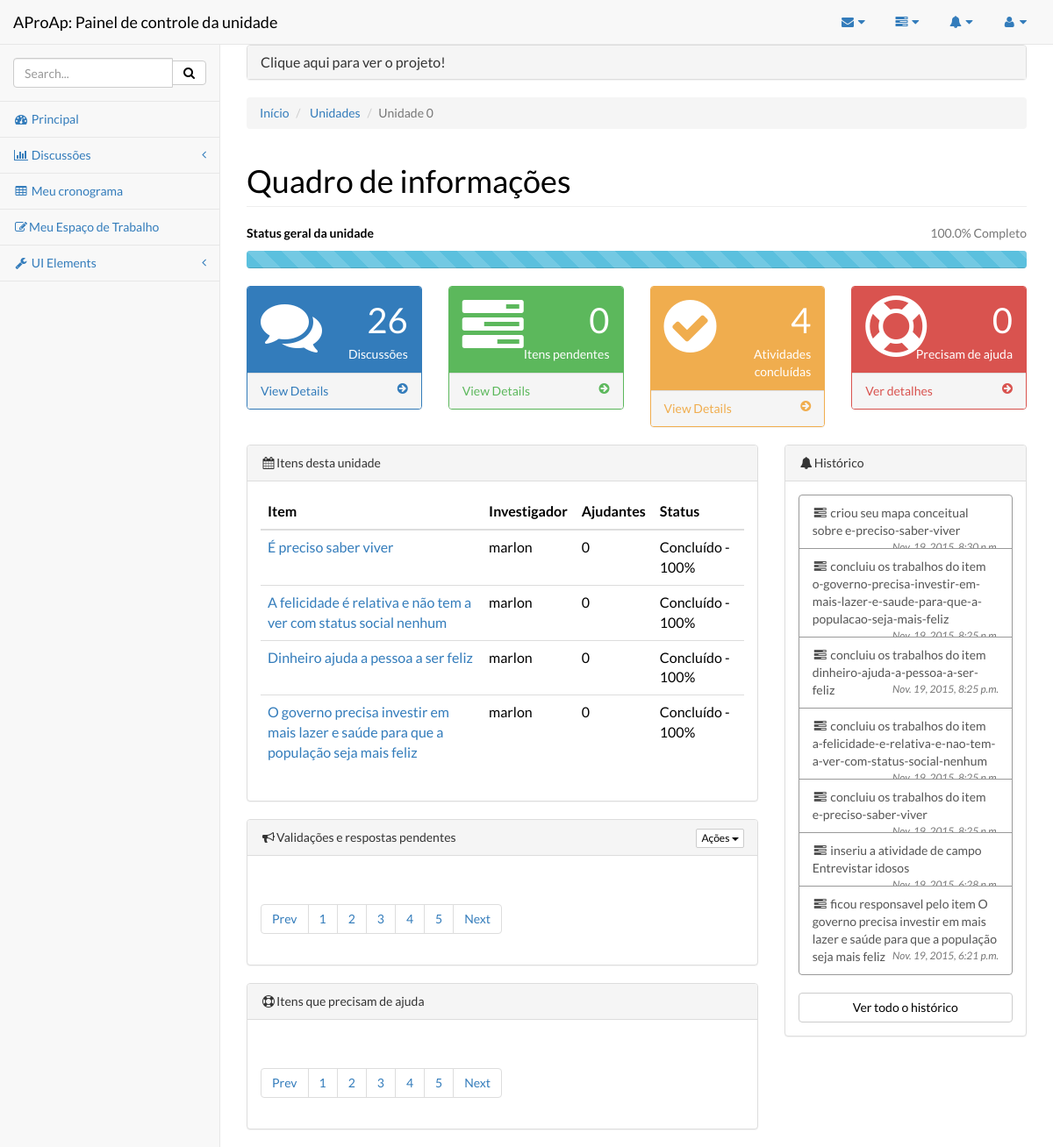
Screenshot of /projeto/turma-unesc-iii-periodo-si/unidade/0/detalhes/ (signed in) with the database file from the repository.
### aproap/models.py (models this page shows, shortened)
class unidadeInvestigacao(models.Model):
    nomeDoBloco = models.IntegerField()
    qualProjeto = models.ForeignKey(Projeto)
    conhecimentoPrevio = models.CharField(max_length=200)
    slugConhecimento = models.SlugField()
    investigador = models.CharField(max_length=100, blank=True)
    prazo = models.DateField(blank=True, null=True)
    prazoFinal = models.DateField(blank=True, null=True)
    precisaAjuda = models.IntegerField(default=0)
    status = models.IntegerField(default=0)

class historicoAluno(models.Model):
    aluno = models.CharField(max_length=100)
    tarefa = models.CharField(max_length=200)
    data = models.DateTimeField()
    qualEspaco = models.ForeignKey(espacoProjeto)
    link = models.CharField(max_length=200)
    tipoConteudo = models.CharField(max_length=100)

### aproap/views.py (the view)
# urls.py: url(r'^projeto/(?P<slug>[\w-]+)/unidade/(?P<unidade>[0-9]+)/detalhes/$', 'aproap.views.detalhesUnidade',
@login_required
def detalhesUnidade(request, slug, unidade):
    pk = espacoProjeto.objects.get(slugProjeto=slug).id
    qualEspaco = espacoProjeto.objects.get(slugProjeto=slug)
    idProjeto = Projeto.objects.get(espaco=pk)
    mensagens = mensagemAssistente.objects.filter(usuario=request.user.username)
    qtdCompletados = unidadeInvestigacao.objects.filter(qualProjeto=idProjeto,
                                                        nomeDoBloco=unidade, status=100).count()
    ajuda = unidadeInvestigacao.objects.filter(qualProjeto=idProjeto,
                                               nomeDoBloco=unidade, precisaAjuda='1').exclude(status=100)
    qtdAjuda = ajuda.count()
    pendentes = unidadeInvestigacao.objects.filter(qualProjeto=idProjeto, nomeDoBloco=unidade, investigador='')
    qtdPendentes = pendentes.count()
    todos = unidadeInvestigacao.objects.filter(qualProjeto=idProjeto, nomeDoBloco=unidade).exclude(investigador='')
    semCronograma = unidadeInvestigacao.objects.filter(qualProjeto=idProjeto, nomeDoBloco=unidade,
                                                       investigador=request.user.username, prazo__isnull=True,
                                                       prazoFinal__isnull=True).count()
    desteUsuario = unidadeInvestigacao.objects.filter(qualProjeto=idProjeto, nomeDoBloco=unidade,
                                                      investigador=request.user.username)
    somaUnidade = unidadeInvestigacao.objects.filter(qualProjeto=idProjeto, nomeDoBloco=unidade).aggregate(
        total=Sum('status'))
    somaUnidadeValor = somaUnidade['total']
    qtdItens = unidadeInvestigacao.objects.filter(qualProjeto=idProjeto, nomeDoBloco=unidade).count()
    mediaDaUnidade = somaUnidadeValor / qtdItens
    historico = historicoAluno.objects.filter(qualEspaco=qualEspaco).order_by("-data")[:7]
    context = dict(pendentes=pendentes, espacoId=pk, unidade=unidade,
                   qtdPendentes=qtdPendentes, todos=todos, semCronograma=semCronograma, desteUsuario=desteUsuario,
                   mediaDaUnidade=mediaDaUnidade, slug=slug, qtdAjuda=qtdAjuda,
                   ajuda=ajuda, qtdCompletados=qtdCompletados, mensagens=mensagens, historico=historico)
    c = RequestContext(request, context)
    return render_to_response('detalhesUnidade.html', c)

### aproap/templates/detalhesUnidade.html (shortened to what this page needs)
{% load static %}
<html><head>
        <link href="{% static 'static/css/font-awesome.min.css' %}" rel="stylesheet">
        <link href="{% static 'static/css/jquery.qtip.min.css' %}" rel="stylesheet">
        <link href="{% static 'static/css/bootstrap.css' %}" rel="stylesheet">
        <link href="{% static 'static/css/metisMenu.css' %}" rel="stylesheet">
        <link href="{% static 'static/css/sb-admin-2.css' %}" rel="stylesheet">
        <link href="{% static 'static/css/litetooltip.min.css' %}" rel="stylesheet">
        <link href="{% static 'static/css/rateit.css' %}" rel="stylesheet">
    </head><body>
    <div id="wrapper">
      <nav class="navbar navbar-default navbar-static-top" role="navigation"
      style="margin-bottom: 0">
        <div class="navbar-header">
          <a class="navbar-brand" href="/">AProAp: Painel de controle da unidade</a>
        </div>
        <ul class="nav navbar-top-links navbar-right">
          <li class="dropdown">
            <a class="dropdown-toggle" data-toggle="dropdown" href="#">
                        <i class="fa fa-envelope fa-fw"></i>  <i class="fa fa-caret-down"></i>
                    </a>
          </li>
          <li class="dropdown">
            <a class="dropdown-toggle" data-toggle="dropdown" href="#">
                        <i class="fa fa-tasks fa-fw"></i>  <i class="fa fa-caret-down"></i>
                    </a>
          </li>
          <li class="dropdown">
            <a class="dropdown-toggle" data-toggle="dropdown" href="#">
                        <i class="fa fa-bell fa-fw"></i>  <i class="fa fa-caret-down"></i>
                    </a>
          </li>
          <li class="dropdown">
            <a class="dropdown-toggle" data-toggle="dropdown" href="#">
                        <i class="fa fa-user fa-fw"></i>  <i class="fa fa-caret-down"></i>
                    </a>
          </li>
        </ul>
        <div class="navbar-default sidebar" role="navigation">
          <div class="sidebar-nav navbar-collapse">
            <ul class="nav" id="side-menu">
              <li class="sidebar-search">
                <div class="input-group custom-search-form">
                  <input type="text" class="form-control" placeholder="Search...">
                  <span class="input-group-btn">
                    <button class="btn btn-default" type="button">
                      <i class="fa fa-search"></i>
                    </button>
                  </span>
                </div>
              </li>
              <li>
                <a href="index.html"><i class="fa fa-dashboard fa-fw"></i> Principal</a>
              </li>
              <li>
                <a href="#"><i class="fa fa-bar-chart-o fa-fw"></i> Discussões<span class="fa arrow"></span></a>
              </li>
              <li>
                <a href="/cronograma/{{ user.username }}/{{ slug }}/{{ unidade }}/"><i class="fa fa-table fa-fw"></i> Meu cronograma</a>
              </li>
              <li>
                <a href="/areaDeTrabalho/{{ espacoId }}/{{ unidade }}/"><i class="fa fa-edit fa-fw"></i>Meu Espaço de Trabalho</a>
              </li>
              <li>
                <a href="#"><i class="fa fa-wrench fa-fw"></i> UI Elements<span class="fa arrow"></span></a>
              </li>
            </ul>
          </div>
        </div>
      </nav>
      <div id="page-wrapper">
        <div class="row">
          <div class="col-lg-12">
              {% if mediaDaUnidade == 100 %}
                  <div class="panel-group">
                     <div class="panel panel-default">
                         <div class="panel-heading">
                             <h4 class="panel-title">
                                 <a data-toggle="collapse" href="#collapse1" onclick="atualiza()">Clique aqui para ver o projeto!</a>
                             </h4>
                         </div>
                     </div>
                 </div>
              {% endif %}
            <ul class="breadcrumb">
              <li>
                <a href="/lobby/{{ slug }}/">Início</a>
              </li>
              <li>
                <a href="/projeto/{{ slug }}/unidades/">Unidades</a>
              </li>
                <li class="active">Unidade {{ unidade }}</li>
            </ul>
            <h1 class="page-header">Quadro de informações</h1>
              <div>
                   <p>
                       <strong>Status geral da unidade</strong>
                       <span class="pull-right text-muted">{{ mediaDaUnidade }}% Completo</span>
                   </p>
                   <div class="progress progress-striped active">
                       <div class="progress-bar progress-bar-info" role="progressbar"
                            aria-valuenow="{{ mediaDaUnidade }}" aria-valuemin="0" aria-valuemax="100" style="width: {{ mediaDaUnidade }}%">
                       </div>
                   </div>
              </div>
          </div>
        </div>
        <div class="row">
          <div class="col-lg-3 col-md-6">
            <div class="panel panel-primary">
              <div class="panel-heading">
                <div class="row">
                  <div class="col-xs-3">
                    <i class="fa fa-comments fa-5x"></i>
                  </div>
                  <div class="col-xs-9 text-right">
                    <div class="huge">26</div>
                    <div>Discussões</div>
                  </div>
                </div>
              </div>
              <a href="#">
                            <div class="panel-footer">
                                <span class="pull-left">View Details</span>
                                <span class="pull-right"><i class="fa fa-arrow-circle-right"></i></span>
                                <div class="clearfix"></div>
                            </div>
                        </a>
            </div>
          </div>
          <div class="col-lg-3 col-md-6">
            <div class="panel panel-green">
              <div class="panel-heading">
                <div class="row">
                  <div class="col-xs-3">
                    <i class="fa fa-tasks fa-5x"></i>
                  </div>
                  <div class="col-xs-9 text-right">
                    <div class="huge">{{ qtdPendentes }}</div>
                    <div>Itens pendentes</div>
                  </div>
                </div>
              </div>
              <a href="#itenspendentes">
                            <div class="panel-footer">
                                <span class="pull-left">View Details</span>
                                <span class="pull-right"><i class="fa fa-arrow-circle-right"></i></span>
                                <div class="clearfix"></div>
                            </div>
                        </a>
            </div>
          </div>
          <div class="col-lg-3 col-md-6">
            <div class="panel panel-yellow">
              <div class="panel-heading">
                <div class="row">
                  <div class="col-xs-3">
                    <i class="fa fa-check-circle fa-5x"></i>
                  </div>
                  <div class="col-xs-9 text-right">
                    <div class="huge">{{ qtdCompletados }}</div>
                    <div>Atividades concluídas</div>
                  </div>
                </div>
              </div>
              <a href="#">
                            <div class="panel-footer">
                                <span class="pull-left">View Details</span>
                                <span class="pull-right"><i class="fa fa-arrow-circle-right"></i></span>
                                <div class="clearfix"></div>
                            </div>
                        </a>
            </div>
          </div>
          <div class="col-lg-3 col-md-6">
            <div class="panel panel-red">
              <div class="panel-heading">
                <div class="row">
                  <div class="col-xs-3">
                    <i class="fa fa-support fa-5x"></i>
                  </div>
                  <div class="col-xs-9 text-right">
                    <div class="huge">{{ qtdAjuda }}</div>
                    <div>Precisam de ajuda</div>
                  </div>
                </div>
              </div>
              <a href="#precisamDeAjuda">
                            <div class="panel-footer">
                                <span class="pull-left">Ver detalhes</span>
                                <span class="pull-right"><i class="fa fa-arrow-circle-right"></i></span>
                                <div class="clearfix"></div>
                            </div>
                        </a>
            </div>
          </div>
        </div>
        <div class="row">
          <div class="col-lg-8">
            <div class="panel panel-default">
              <div class="panel-heading">
                <i class="fa -o fa-fw fa-calendar"></i>Itens desta unidade
              </div>
              <div class="panel-body">
                <table class="table">
                  <thead>
                    <tr>
                      <th>Item</th>
                      <th>Investigador</th>
                      <th>Ajudantes</th>
                      <th>Status</th>
                    </tr>
                  </thead>
                  <tbody>
                  {% for item in todos %}
                    <tr>
                      <td><a href="/projeto/{{ slug }}/unidade/{{ unidade }}/item/{{ item.slugConhecimento }}/">{{ item.conhecimentoPrevio }}</a></td>
                      <td>{{ item.investigador }}</td>
                      <td>0</td>
                      {% if item.status == 100 %}
                          <td>Concluído - {{ item.status }}%</td>
                      {% else %}
                          <td>Em andamento - {{ item.status }}%</td>
                      {% endif %}
                    </tr>
                  {% endfor %}
                  </tbody>
                </table>
              </div>
            </div>
            <div class="panel panel-default" id="itenspendentes">
              <div class="panel-heading">
                <i class="fa -o fa-fw fa-bullhorn"></i>Validações e respostas pendentes
                <div class="pull-right">
                  <div class="btn-group">
                    <button type="button" class="btn btn-default btn-xs dropdown-toggle" data-toggle="dropdown">Ações
                      <span class="caret"></span>
                    </button>
                  </div>
                </div>
              </div>
              <div class="panel-body">
                <ul class="pagination">
                  <li>
                    <a href="#">Prev</a>
                  </li>
                  <li>
                    <a href="#">1</a>
                  </li>
                  <li>
                    <a href="#">2</a>
                  </li>
                  <li>
                    <a href="#">3</a>
                  </li>
                  <li>
                    <a href="#">4</a>
                  </li>
                  <li>
                    <a href="#">5</a>
                  </li>
                  <li>
                    <a href="#">Next</a>
                  </li>
                </ul>
              </div>
            </div>
            <div class="panel panel-default" id="precisamDeAjuda">
              <div class="panel-heading">
                <i class="fa -o fa-fw fa-life-bouy"></i>Itens que precisam de ajuda
              </div>
              <div class="panel-body">
                <ul class="pagination">
                  <li>
                    <a href="#">Prev</a>
                  </li>
                  <li>
                    <a href="#">1</a>
                  </li>
                  <li>
                    <a href="#">2</a>
                  </li>
                  <li>
                    <a href="#">3</a>
                  </li>
                  <li>
                    <a href="#">4</a>
                  </li>
                  <li>
                    <a href="#">5</a>
                  </li>
                  <li>
                    <a href="#">Next</a>
                  </li>
                </ul>
              </div>
            </div>
          </div>
          <div class="col-lg-4">
            <div class="panel panel-default">
              <div class="panel-heading">
                <i class="fa fa-bell fa-fw"></i>Histórico</div>
              <div class="panel-body">
                <div class="list-group">
                  {% for aviso in historico %}
                  <a href="#" class="list-group-item">
                                    <i class="fa fa-tasks fa-fw"></i> {{ aviso.tarefa }}
                                    <span class="pull-right text-muted small"><em>{{ aviso.data }}</em>
                                    </span>
                                </a>
                  {% endfor %}
                </div>
                <a href="/projeto/{{ slug }}/unidade/{{ unidade }}/historico/" class="btn btn-default btn-block">Ver todo o histórico</a>
              </div>
            </div>
          </div>
        </div>
      </div>
    </div>
  </body>
</html>

### rows the page displays
unidadeInvestigacao: conhecimentoPrevio "É preciso saber viver", investigador "marlon", status "100"
unidadeInvestigacao: conhecimentoPrevio "A felicidade é relativa e não tem a ver com status social nenhum", investigador "marlon", status "100"
unidadeInvestigacao: conhecimentoPrevio "Dinheiro ajuda a pessoa a ser feliz", investigador "marlon", status "100"
unidadeInvestigacao: conhecimentoPrevio "O governo precisa investir em mais lazer e saúde para que a população seja mais feliz", investigador "marlon", status "100"
historicoAluno: tarefa "criou seu mapa conceitual sobre e-preciso-saber-viver", data "Nov. 19, 2015, 8:30 p.m."
historicoAluno: tarefa "concluiu os trabalhos do item o-governo-precisa-investir-em-mais-lazer-e-saude-para-que-a-populacao-seja-mais-feliz", data "Nov. 19, 2015, 8:25 p.m."
historicoAluno: tarefa "concluiu os trabalhos do item dinheiro-ajuda-a-pessoa-a-ser-feliz", data "Nov. 19, 2015, 8:25 p.m."
historicoAluno: tarefa "concluiu os trabalhos do item a-felicidade-e-relativa-e-nao-tem-a-ver-com-status-social-nenhum", data "Nov. 19, 2015, 8:25 p.m."
historicoAluno: tarefa "concluiu os trabalhos do item e-preciso-saber-viver", data "Nov. 19, 2015, 8:25 p.m."
historicoAluno: tarefa "inseriu a atividade de campo Entrevistar idosos", data "Nov. 19, 2015, 6:28 p.m."
historicoAluno: tarefa "ficou responsavel pelo item O governo precisa investir em mais lazer e saúde para que a população seja mais feliz", data "Nov. 19, 2015, 6:21 p.m."

### other values shown
{{ unidade }} "0"
{{ mediaDaUnidade }} "100.0"
{{ qtdPendentes }} "0"
{{ qtdCompletados }} "4"
{{ qtdAjuda }} "0"
